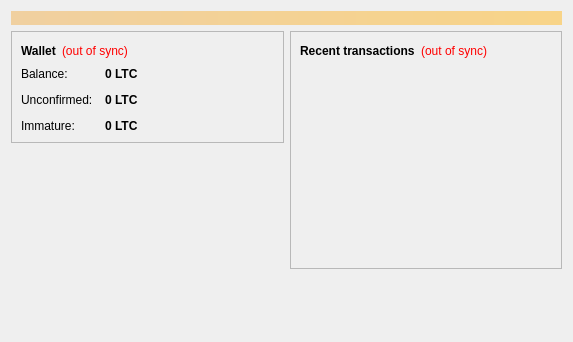
<?xml version="1.0" encoding="UTF-8"?>
<ui version="4.0">
 <class>OverviewPage</class>
 <widget class="QWidget" name="OverviewPage">
  <property name="geometry">
   <rect>
    <x>0</x>
    <y>0</y>
    <width>573</width>
    <height>342</height>
   </rect>
  </property>
  <property name="windowTitle">
   <string>Form</string>
  </property>
  <layout class="QVBoxLayout" name="topLayout">
   <item>
    <widget class="QLabel" name="labelAlerts">
     <property name="visible">
      <bool>false</bool>
     </property>
     <property name="styleSheet">
      <string notr="true">background-color: qlineargradient(x1: 0, y1: 0, x2: 1, y2: 0, stop:0 #F0D0A0, stop:1 #F8D488); color:#000000;</string>
     </property>
     <property name="wordWrap">
      <bool>true</bool>
     </property>
     <property name="margin">
      <number>3</number>
     </property>
    </widget>
   </item>
   <item>
    <layout class="QHBoxLayout" name="horizontalLayout" stretch="1,1">
     <item>
      <layout class="QVBoxLayout" name="verticalLayout_2">
       <item>
        <widget class="QFrame" name="frame">
         <property name="frameShape">
          <enum>QFrame::StyledPanel</enum>
         </property>
         <property name="frameShadow">
          <enum>QFrame::Raised</enum>
         </property>
         <layout class="QVBoxLayout" name="verticalLayout_4">
          <item>
           <layout class="QHBoxLayout" name="horizontalLayout_4">
            <item>
             <widget class="QLabel" name="label_5">
              <property name="font">
               <font>
                <weight>75</weight>
                <bold>true</bold>
               </font>
              </property>
              <property name="text">
               <string>Wallet</string>
              </property>
             </widget>
            </item>
            <item>
             <widget class="QLabel" name="labelWalletStatus">
              <property name="toolTip">
               <string>The displayed information may be out of date. Your wallet automatically synchronizes with the Minidoge network after a connection is established, but this process has not completed yet.</string>
              </property>
              <property name="styleSheet">
               <string notr="true">QLabel { color: red; }</string>
              </property>
              <property name="text">
               <string notr="true">(out of sync)</string>
              </property>
              <property name="alignment">
               <set>Qt::AlignLeading|Qt::AlignLeft|Qt::AlignVCenter</set>
              </property>
             </widget>
            </item>
            <item>
             <spacer name="horizontalSpacer_2">
              <property name="orientation">
               <enum>Qt::Horizontal</enum>
              </property>
              <property name="sizeHint" stdset="0">
               <size>
                <width>40</width>
                <height>20</height>
               </size>
              </property>
             </spacer>
            </item>
           </layout>
          </item>
          <item>
           <layout class="QFormLayout" name="formLayout_2">
            <property name="fieldGrowthPolicy">
             <enum>QFormLayout::AllNonFixedFieldsGrow</enum>
            </property>
            <property name="horizontalSpacing">
             <number>12</number>
            </property>
            <property name="verticalSpacing">
             <number>12</number>
            </property>
            <item row="0" column="0">
             <widget class="QLabel" name="label">
              <property name="text">
               <string>Balance:</string>
              </property>
             </widget>
            </item>
            <item row="0" column="1">
             <widget class="QLabel" name="labelBalance">
              <property name="font">
               <font>
                <weight>75</weight>
                <bold>true</bold>
               </font>
              </property>
              <property name="cursor">
               <cursorShape>IBeamCursor</cursorShape>
              </property>
              <property name="toolTip">
               <string>Your current balance</string>
              </property>
              <property name="text">
               <string notr="true">0 LTC</string>
              </property>
              <property name="textInteractionFlags">
               <set>Qt::LinksAccessibleByMouse|Qt::TextSelectableByKeyboard|Qt::TextSelectableByMouse</set>
              </property>
             </widget>
            </item>
            <item row="1" column="0">
             <widget class="QLabel" name="label_3">
              <property name="text">
               <string>Unconfirmed:</string>
              </property>
             </widget>
            </item>
            <item row="1" column="1">
             <widget class="QLabel" name="labelUnconfirmed">
              <property name="font">
               <font>
                <weight>75</weight>
                <bold>true</bold>
               </font>
              </property>
              <property name="cursor">
               <cursorShape>IBeamCursor</cursorShape>
              </property>
              <property name="toolTip">
               <string>Total of transactions that have yet to be confirmed, and do not yet count toward the current balance</string>
              </property>
              <property name="text">
               <string notr="true">0 LTC</string>
              </property>
              <property name="textInteractionFlags">
               <set>Qt::LinksAccessibleByMouse|Qt::TextSelectableByKeyboard|Qt::TextSelectableByMouse</set>
              </property>
             </widget>
            </item>
            <item row="2" column="0">
             <widget class="QLabel" name="labelImmatureText">
              <property name="text">
               <string>Immature:</string>
              </property>
             </widget>
            </item>
            <item row="2" column="1">
             <widget class="QLabel" name="labelImmature">
              <property name="font">
               <font>
                <weight>75</weight>
                <bold>true</bold>
               </font>
              </property>
              <property name="toolTip">
               <string>Mined balance that has not yet matured</string>
              </property>
              <property name="text">
               <string notr="true">0 LTC</string>
              </property>
              <property name="textInteractionFlags">
               <set>Qt::LinksAccessibleByMouse|Qt::TextSelectableByKeyboard|Qt::TextSelectableByMouse</set>
              </property>
             </widget>
            </item>
           </layout>
          </item>
         </layout>
        </widget>
       </item>
       <item>
        <spacer name="verticalSpacer">
         <property name="orientation">
          <enum>Qt::Vertical</enum>
         </property>
         <property name="sizeHint" stdset="0">
          <size>
           <width>20</width>
           <height>40</height>
          </size>
         </property>
        </spacer>
       </item>
      </layout>
     </item>
     <item>
      <layout class="QVBoxLayout" name="verticalLayout_3">
       <item>
        <widget class="QFrame" name="frame_2">
         <property name="frameShape">
          <enum>QFrame::StyledPanel</enum>
         </property>
         <property name="frameShadow">
          <enum>QFrame::Raised</enum>
         </property>
         <layout class="QVBoxLayout" name="verticalLayout">
          <item>
           <layout class="QHBoxLayout" name="horizontalLayout_2">
            <item>
             <widget class="QLabel" name="label_4">
              <property name="text">
               <string>&lt;b&gt;Recent transactions&lt;/b&gt;</string>
              </property>
             </widget>
            </item>
            <item>
             <widget class="QLabel" name="labelTransactionsStatus">
              <property name="toolTip">
               <string>The displayed information may be out of date. Your wallet automatically synchronizes with the Minidoge network after a connection is established, but this process has not completed yet.</string>
              </property>
              <property name="styleSheet">
               <string notr="true">QLabel { color: red; }</string>
              </property>
              <property name="text">
               <string notr="true">(out of sync)</string>
              </property>
              <property name="alignment">
               <set>Qt::AlignRight|Qt::AlignTrailing|Qt::AlignVCenter</set>
              </property>
             </widget>
            </item>
            <item>
             <spacer name="horizontalSpacer">
              <property name="orientation">
               <enum>Qt::Horizontal</enum>
              </property>
              <property name="sizeHint" stdset="0">
               <size>
                <width>40</width>
                <height>20</height>
               </size>
              </property>
             </spacer>
            </item>
           </layout>
          </item>
          <item>
           <widget class="QListView" name="listTransactions">
            <property name="styleSheet">
             <string notr="true">QListView { background: transparent; }</string>
            </property>
            <property name="frameShape">
             <enum>QFrame::NoFrame</enum>
            </property>
            <property name="verticalScrollBarPolicy">
             <enum>Qt::ScrollBarAlwaysOff</enum>
            </property>
            <property name="horizontalScrollBarPolicy">
             <enum>Qt::ScrollBarAlwaysOff</enum>
            </property>
            <property name="selectionMode">
             <enum>QAbstractItemView::NoSelection</enum>
            </property>
           </widget>
          </item>
         </layout>
        </widget>
       </item>
       <item>
        <spacer name="verticalSpacer_2">
         <property name="orientation">
          <enum>Qt::Vertical</enum>
         </property>
         <property name="sizeHint" stdset="0">
          <size>
           <width>20</width>
           <height>40</height>
          </size>
         </property>
        </spacer>
       </item>
      </layout>
     </item>
    </layout>
   </item>
  </layout>
 </widget>
 <resources/>
 <connections/>
</ui>
